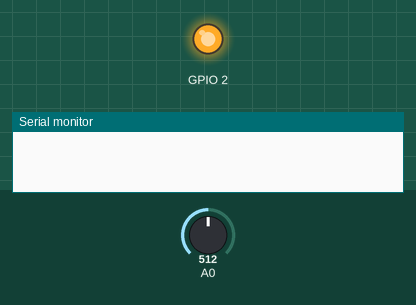
Simulated run of this sketch. Board: ESP8266 (NodeMCU). Shown: output pins drawn as LEDs (lit = HIGH), the last lines printed to the serial monitor. Inputs (shaded band) come from the test bench; at power-on: A0 = 512. WiFi joins after 1.5 s; servers stay silent unless stated; storage starts empty.

Above: at 0.1 s.
At 1.6 s:
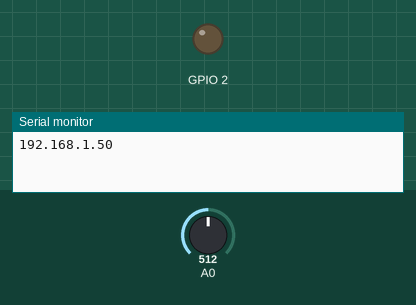
Timing chart, 0 to 3.1 s (numbered marks = the images above):
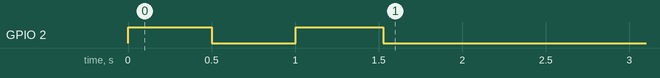

The sketch:

loging.ino
```cpp
//#include <Arduino.h>
#include <ESP8266WiFi.h>
#include <WiFiClient.h>
#include <ESP8266WebServer.h>
#include <ESP8266mDNS.h>
#include <Hash.h>
#include <FS.h>

char *ssid = "HUAWEI-5GCPE-D14F";
char *pass = "5g4t3j2r1d1";

ESP8266WebServer server(80);

int hour = 5;
int minut = 0;
int lminut = 1;
int second = 0;
int milli = 0;
double tempA[24][60];
double mean;
int readt;

long int timer = micros();

bool handleRead(){
    File file = SPIFFS.open("/index.html", "r");
    server.streamFile(file, "text/html");
    file.close();
    return true;
}


void setup() {
  pinMode(2,OUTPUT);
  Serial.begin(115200);
  WiFi.begin(ssid,pass);
  while(WiFi.status() !=WL_CONNECTED)
  {
    digitalWrite(2,!digitalRead(2));
    delay(500);
  }
  IPAddress muIp = WiFi.localIP();
  Serial.println(muIp);
  SPIFFS.begin();
  handleRead();
  digitalWrite(2,LOW);
  MDNS.begin("esp8266");
  server.on("/", handleC);
  server.on("/tempj", HTTP_GET,[](){
    String argh = server.arg("hour");
    String json ="{";
    json+= "\"ar\": [" + String(tempA[argh.toInt()][0]);
    for(int i = 1;i<60;i++){
      json += ", " + String(tempA[argh.toInt()][i]);
    }
    json += "]}";
    server.send(200,"text/json",json);
    json = String();
  });

  server.on("/setDate",HTTP_GET,[](){
   String argh = server.arg("hour");
   String argm = server.arg("minut");
   String argS = server.arg("second");
   second = argS.toInt();
   minut = argm.toInt();
   hour = argm.toInt();
  });

  server.begin();

}

void loop() {
  server.handleClient();
  MDNS.update();
  if(micros() - timer>999){
    timer = micros()-(micros()-timer-999);
    milli++;
  }
  if(milli>999){
    milli=0;
    second++;
  }
  if(second>59){
    second=0;
    minut++;
  }
  if(minut>59){
    minut=0;
    hour++;
  }
  if(hour>23){
    hour=0;
  }
  if(lminut!=minut){
    tempA[hour][minut] = analogRead(A0)*33/102.4;
    lminut=minut;
  }
}

void handleC()
{
  handleRead();
}

//String tempR(){
  //double val = analogRead(A0)*3.3/10.24;
  //return String(val);
//}
//String tempAr(){
  //String argv = server.arg("arg");
 // return String(tempA[(argv.toInt())]);
//}
```
